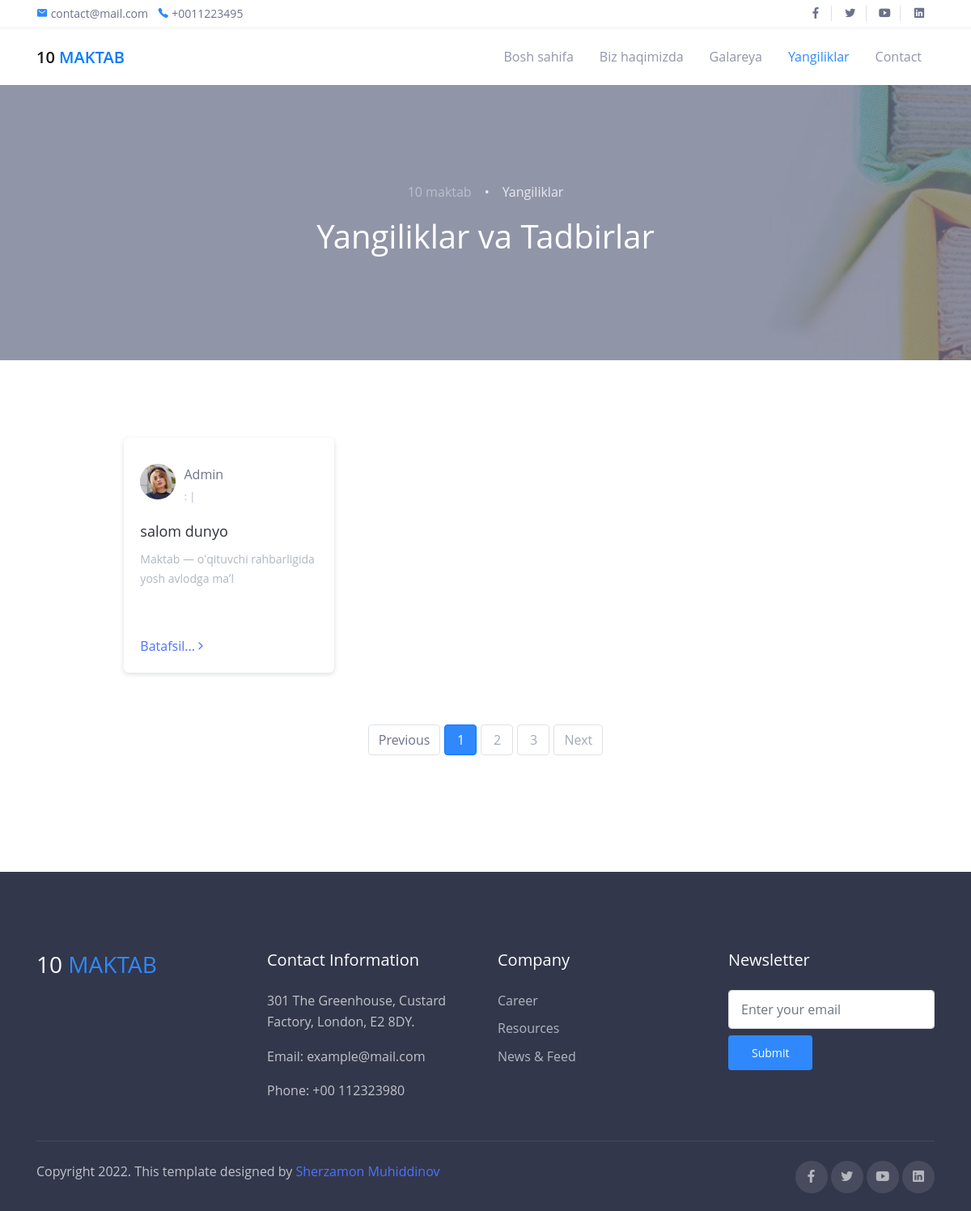
Page /news/ on the committed database.
### home/models.py (models this page shows, shortened)
class News(models.Model):
	title = models.CharField(max_length=200, blank=True, null=True)
	img1 = models.ImageField(upload_to="media/news",blank=True,null=True)
	img2 = models.ImageField(upload_to="media/news",blank=True,null=True)
	text=models.TextField(null=True,blank=True)
	slug = models.SlugField(null=True,blank=True, max_length=125)

class Autor(models.Model):
	name=models.CharField(max_length=200,null=True,blank=True)
	img=models.ImageField(upload_to="media/autor",blank=True,null=True)

### home/views.py (the view)
# urls.py: path('news/', NewsPageView, name='news'),
def NewsPageView(request):
    banner = Banner.objects.last()
    autor=Autor.objects.last()
    news = News.objects.all()
    news_list = []
    for i in news:
        news_list.append(i)
    context={
        "autor":autor,
        "news_list": news_list,
         "img1":banner.img1}
    return render(request=request, template_name='blog.html',context=context)

### templates/blog.html (shortened to what this page needs)
<!DOCTYPE html>
{% load static %}
<html lang="en">
<head>
  <link rel="stylesheet" href="{% static  "assets/css/bootstrap.css"   %}">
  <link rel="stylesheet" href="{% static   "assets/css/maicons.css"  %}">
  <link rel="stylesheet" href="{% static "assets/vendor/animate/animate.css"    %}">
  <link rel="stylesheet" href="{% static   "assets/vendor/owl-carousel/css/owl.carousel.css"  %}">
  <link rel="stylesheet" href="{% static   "assets/vendor/fancybox/css/jquery.fancybox.css"  %}">
  <link rel="stylesheet" href="{% static    "assets/css/theme.css" %}">
</head>
<body>
  <header>
    <div class="top-bar">
      <div class="container">
        <div class="row align-items-center">
          <div class="col-md-8">
            <div class="d-inline-block">
              <span class="mai-mail fg-primary"></span> <a href="mailto:contact@mail.com">contact@mail.com</a>
            </div>
            <div class="d-inline-block ml-2">
              <span class="mai-call fg-primary"></span> <a href="tel:+0011223495">+0011223495</a>
            </div>
          </div>
          <div class="col-md-4 text-right d-none d-md-block">
            <div class="social-mini-button">
              <a href="#"><span class="mai-logo-facebook-f"></span></a>
              <a href="#"><span class="mai-logo-twitter"></span></a>
              <a href="#"><span class="mai-logo-youtube"></span></a>
              <a href="#"><span class="mai-logo-linkedin"></span></a>
            </div>
          </div>
        </div>
      </div>
    </div>
    <nav class="navbar navbar-expand-lg navbar-light">
      <div class="container">
        <a href="{% url  "home" %}" class="navbar-brand">10 <span class="text-primary">MAKTAB </span></a>
        <div class="navbar-collapse collapse" id="navbarContent">
          <ul class="navbar-nav ml-auto pt-3 pt-lg-0">
            <li class="nav-item">
              <a href="{%   url  "home" %}" class="nav-link">Bosh sahifa</a>
            </li>
            <li class="nav-item">
              <a href="{%  url "about" %}" class="nav-link">Biz haqimizda</a>
            </li>
            <li class="nav-item">
              <a href="{% url   "galarey" %}" class="nav-link">Galareya</a>
            </li>
            <li class="nav-item active">
              <a href="{%  url  "news" %}" class="nav-link">Yangiliklar</a>
            </li>
            <li class="nav-item">
              <a href="{%   url "contact" %}" class="nav-link">Contact</a>
            </li>
          </ul>
        </div>
      </div>
    </nav>
    <div class="page-banner bg-img bg-img-parallax overlay-dark" style="background-image: url({{ img1.url }})">
      <div class="container h-100">
        <div class="row justify-content-center align-items-center h-100">
          <div class="col-lg-8">
            <nav aria-label="breadcrumb">
              <ol class="breadcrumb breadcrumb-dark bg-transparent justify-content-center py-0">
                <li class="breadcrumb-item"><a href="{%  url "home" %}">10 maktab</a></li>
                <li class="breadcrumb-item active" aria-current="page">Yangiliklar</li>
              </ol>
            </nav>
            <h1 class="fg-white text-center">Yangiliklar va Tadbirlar</h1>
          </div>
        </div>
      </div>
    </div>
  </header>
  <main>
    <div class="page-section">
      <div class="container">
        <div class="row justify-content-center">
          <div class="col-lg-10">
            <div class="row">
                {% for new in news_list %}
              <div class="col-md-6 col-lg-4 py-3">
                <div class="card-blog">
                  <div class="header">
                    <div class="avatar">
                      <img src={{ autor.img.url }} alt="">
                    </div>
                    <div class="entry-footer">
                      <div class="post-author">{{ autor.name }}</div>
                      <a href="#" class="post-date">{{ new.datetime.hour}}:{{ new.datetime.minute }}  | {{ new.datetime.date}}</a>
                    </div>
                  </div>
                  <div class="body">
                    <div class="post-title"><a href="{% url "news_detail" new.slug %}">{{ new.title }}</a></div>
                    <div class="post-excerpt">{{ new.text | slice:'50'}}</div>
                  </div>
                  <div class="footer">
                    <a href="{% url "news_detail" new.slug  %}">Batafsil...<span class="mai-chevron-forward text-sm"></span></a>
                  </div>
                </div>
              </div>
                {% endfor %}
              <div class="col-12 my-5">
                <nav aria-label="Page Navigation">
                  <ul class="pagination justify-content-center">
                    <li class="page-item disabled">
                      <a class="page-link" href="#" tabindex="-1" aria-disabled="true">Previous</a>
                    </li>
                    <li class="page-item active" aria-current="page">
                      <a class="page-link" href="#">1 <span class="sr-only">(current)</span></a>
                    </li>
                    <li class="page-item">
                      <a class="page-link" href="#">2</a>
                    </li>
                    <li class="page-item"><a class="page-link" href="#">3</a></li>
                    <li class="page-item">
                      <a class="page-link" href="#">Next</a>
                    </li>
                  </ul>
                </nav>
              </div>
            </div>
          </div>
        </div>
      </div>
    </div>
  </main>
  <footer class="page-footer">
    <div class="container">
      <div class="row">
        <div class="col-lg-3 py-3">
          <h3>10 <span class="fg-primary">MAKTAB</span></h3>
        </div>
        <div class="col-lg-3 py-3">
          <h5>Contact Information</h5>
          <p>301 The Greenhouse, Custard Factory, London, E2 8DY.</p>
          <p>Email: example@mail.com</p>
          <p>Phone: +00 112323980</p>
        </div>
        <div class="col-lg-3 py-3">
          <h5>Company</h5>
          <ul class="footer-menu">
            <li><a href="#">Career</a></li>
            <li><a href="#">Resources</a></li>
            <li><a href="#">News & Feed</a></li>
          </ul>
        </div>
        <div class="col-lg-3 py-3">
          <h5>Newsletter</h5>
          <form action="#">
            <input type="text" class="form-control" placeholder="Enter your email">
            <button type="submit" class="btn btn-primary btn-sm mt-2">Submit</button>
          </form>
        </div>
      </div>
      <hr>
      <div class="row mt-4">
        <div class="col-md-6">
          <p>Copyright 2022. This template designed by <a href="http://sherzamon.uz">Sherzamon Muhiddinov</a></p>
        </div>
        <div class="col-md-6 text-right">
          <div class="sosmed-button">
            <a href="#"><span class="mai-logo-facebook-f"></span></a>
            <a href="#"><span class="mai-logo-twitter"></span></a>
            <a href="#"><span class="mai-logo-youtube"></span></a>
            <a href="#"><span class="mai-logo-linkedin"></span></a>
          </div>
        </div>
      </div>
    </div>
  </footer>
</body>
</html>

### rows in the picture
News: img (picture), title "salom dunyo", text "Maktab — oʻqituvchi rahbarligida yosh avlodga maʼl"
Autor: name "Admin"
